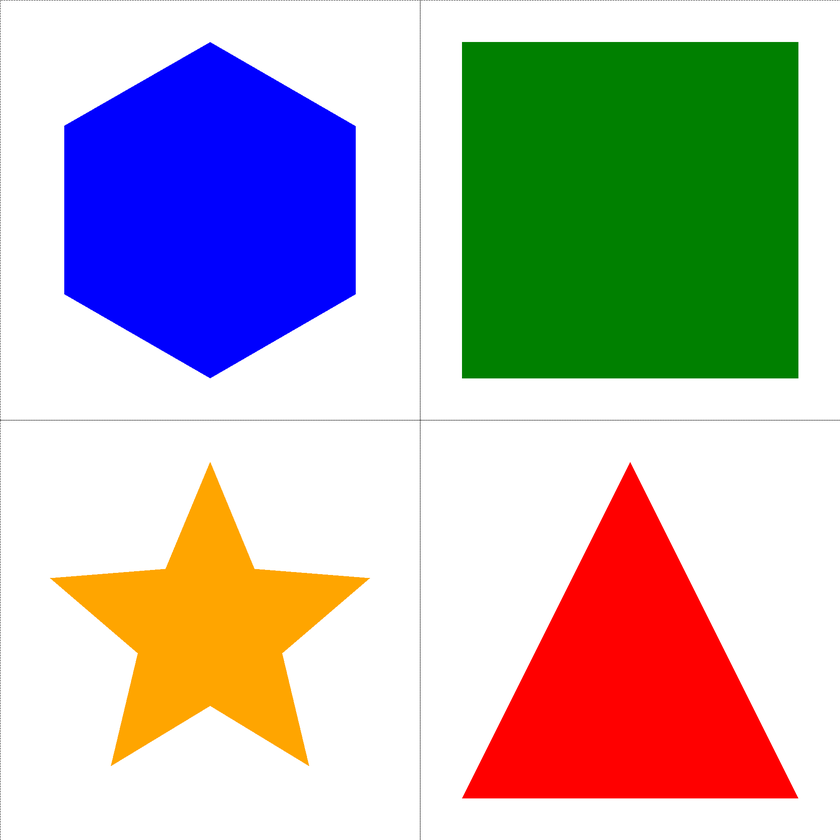
#> input picture data/security_system_patterns/all_patterns.png, 840 x 840 px, shrunk from 2000 x 2000 before the run; its folder holds only this picture in this run
$ python detect_polygon.py
#> lines starting #> are read from the running program, lines starting #| are printed output that depends on the picture; after the words box and inside, x2 and y2 are one past the last pixel; in counts of white or black regions, pixels touching at a corner belong together
### src/auxiliary.py
from typing import List
import imageio
import cv2
import numpy as np


def load_images(filenames: List) -> List:
    return [imageio.imread(filename) for filename in filenames]


def show_image(img) -> None:
    cv2.imshow("Image", img)
    cv2.waitKey()
    cv2.destroyAllWindows()


def write_image(img, filename="img.jpg") -> None:
    cv2.imwrite(filename, img)


# [6 lines left out: function get_chessboard_points, not called in this run]

### src/security_system/detect_polygon.py
import cv2
import os
import glob

# EXECUTE FROM /Proyecto_Final_CVI and use: python -m src.security_system.detect_polygon
try:
    from ..auxiliary import *
except:
    raise ImportError(
        "EXECUTE FROM /Proyecto_Final_CVI and use: python -m src.security_system.detect_polygon")

WORKDIR = os.getcwd()
patterns_path = "data/security_system_patterns/*.png"


path = os.path.join(WORKDIR, patterns_path)

gb_path = glob.glob(path)

imgs = load_images(gb_path)
#> imgs = 1 item

i = 0

img = imgs[i]
#> img is the input picture: shape (840, 840, 3); mean R, G, B 187.1, 182.4, 179.6

gray = cv2.cvtColor(img, cv2.COLOR_RGB2GRAY)
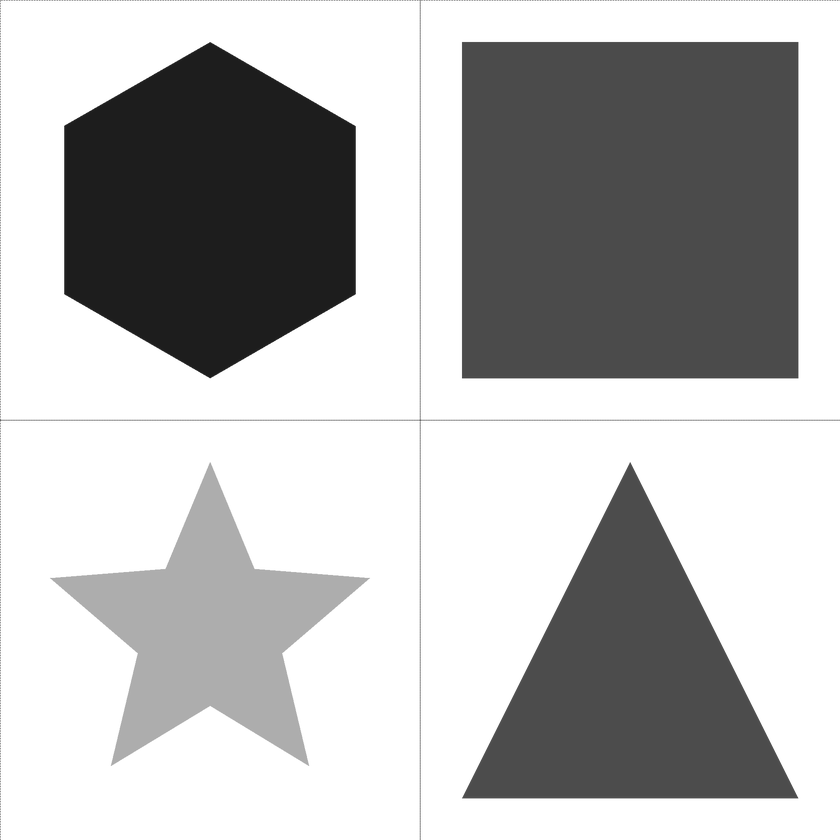
#> gray: shape (840, 840); min 29, max 255, mean 183.4

gray = cv2.GaussianBlur(gray, (5, 5), 1.4)

edges = cv2.Canny(gray, 50, 150)
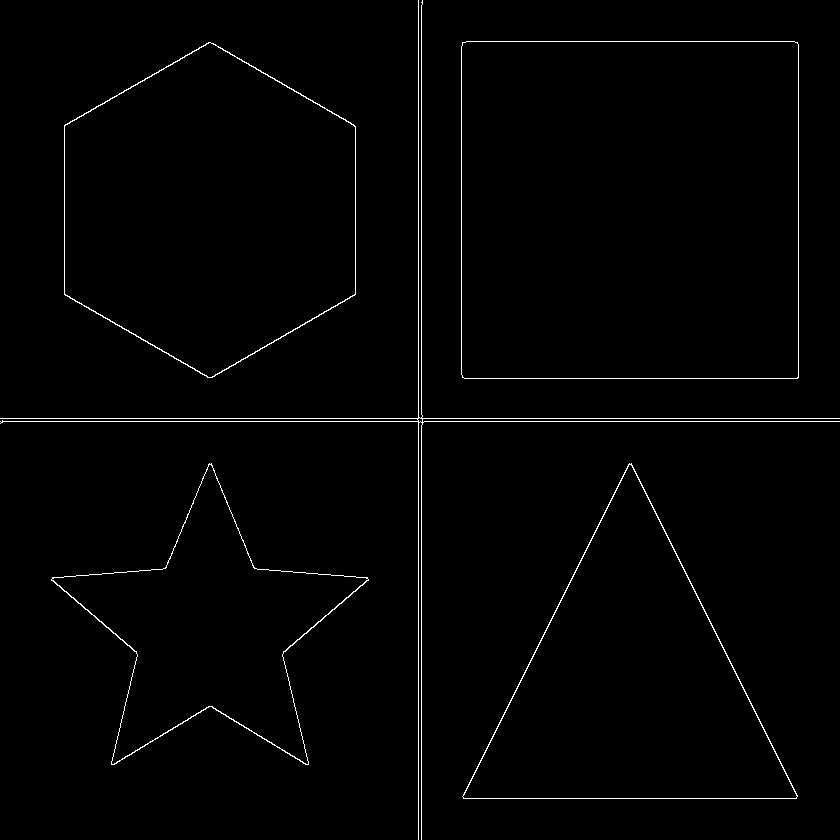
#> edges: shape (840, 840); 1.2% white in thin lines or dots

contours, _ = cv2.findContours(
    edges, cv2.RETR_EXTERNAL, cv2.CHAIN_APPROX_SIMPLE)
#> contours = 5 contours; box (x1, y1, x2, y2) and area: (461, 41, 799, 379) 113550, (64, 42, 356, 378) 73600, (462, 463, 798, 799) 56776, (51, 463, 369, 765) 37660, (0, 0, 840, 840) 26

for cnt in contours:
    if cv2.contourArea(cnt) < 500:
        continue

    epsilon = 0.02 * cv2.arcLength(cnt, True)
    approx = cv2.approxPolyDP(cnt, epsilon, True)

    cv2.drawContours(img, [approx], -1, (0, 255, 0), 2)

    for point in approx:
        x, y = point.ravel()
        cv2.circle(img, (x, y), 6, (0, 0, 255), -1)
#> this loop made 5 passes
#> (epsilon, approx) on passes 1, 4: (22.89, [[629, 463], [462, 796], [796, 798]]), (26.88, [[462, 42], [462, 377], [797, 378], [797, 42]])
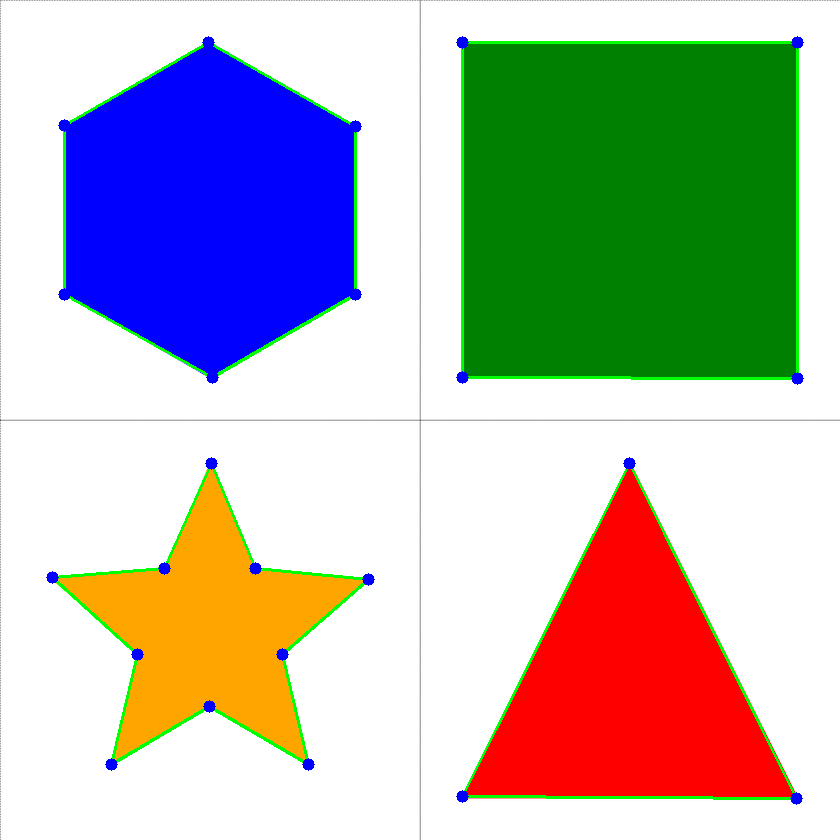
#> img: shape (840, 840, 3); 2.11% of pixels changed, all inside (x1, y1, x2, y2) = (46, 36, 804, 805)

show_image(edges)
show_image(img)

$ run again, on data/security_system_patterns/purple_pentagon.png
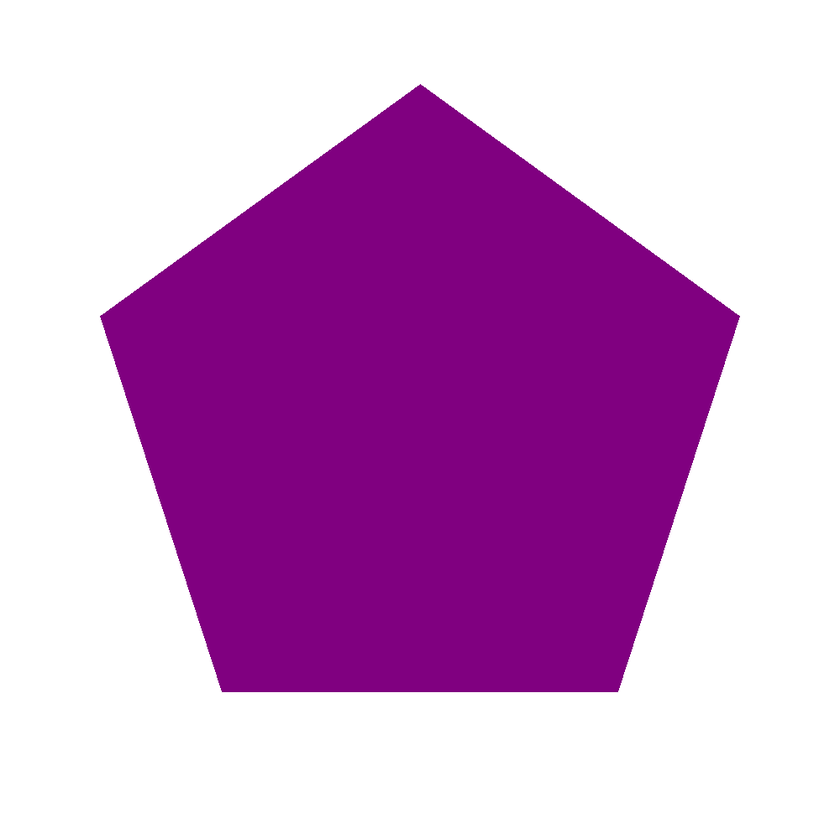
#> input picture data/security_system_patterns/purple_pentagon.png, 840 x 840 px, shrunk from 1000 x 1000 before the run
#> imgs = 1 item
#> img is the input picture: shape (840, 840, 3); mean R, G, B 206.5, 157.8, 206.5
#> `edges = cv2.Canny(gray, 50, 150)`:
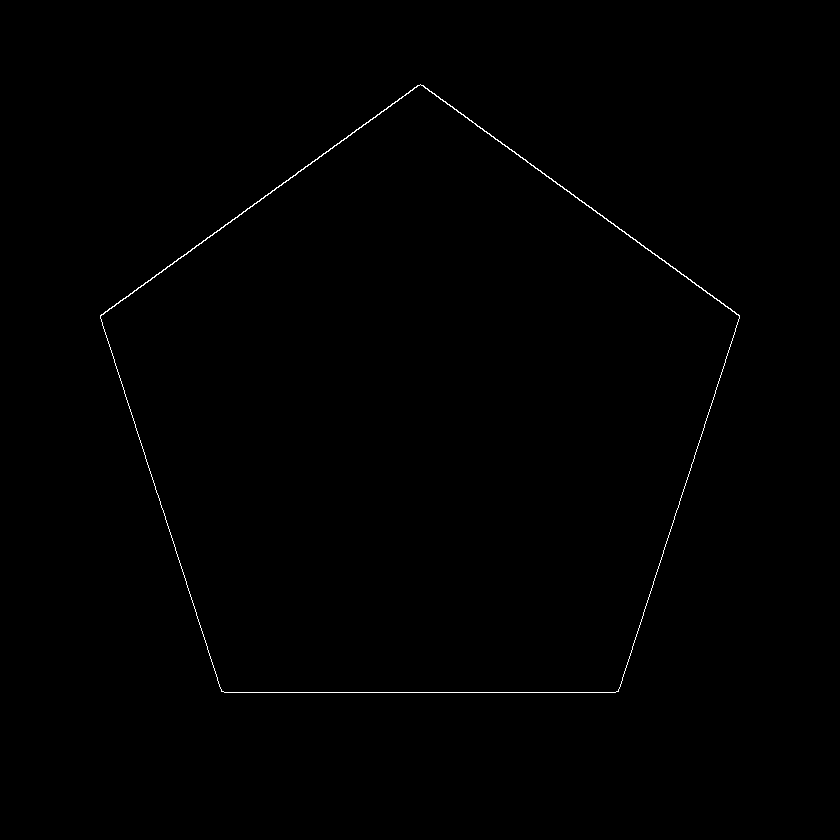
#> edges: shape (840, 840); 0.32% white in thin lines or dots, all inside (x1, y1, x2, y2) = (100, 84, 740, 693)
#> contours = 1 contour; box (x1, y1, x2, y2) and area: (100, 84, 740, 693) 269449
#> the loop `for cnt in contours:` made 1 pass
#> epsilon on pass 1: 41.61
#> after the loop `for cnt in contours:`:
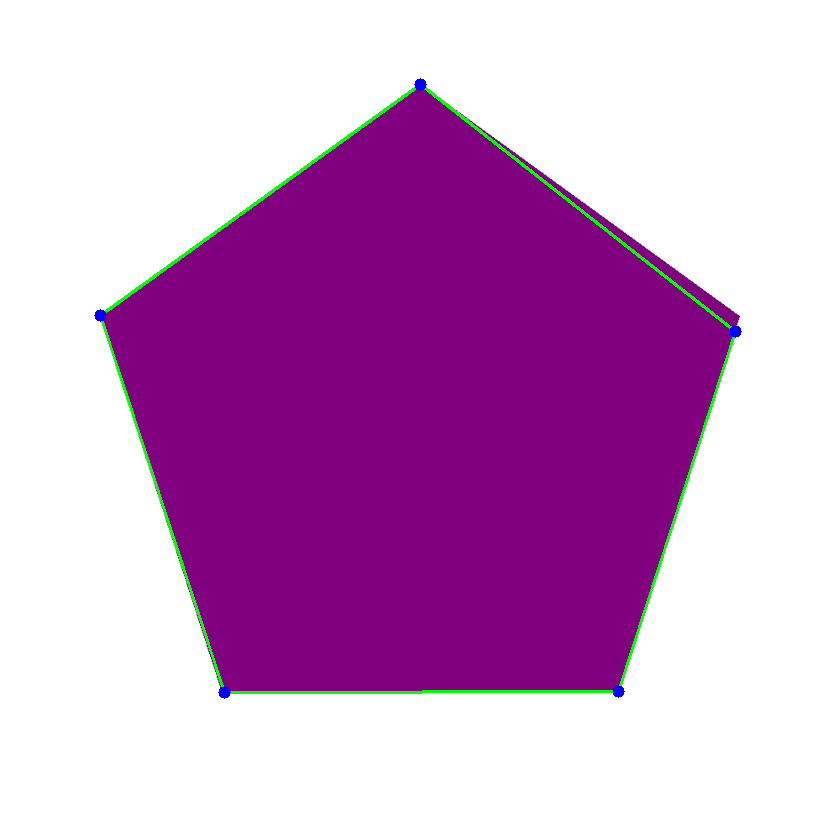
#> img: shape (840, 840, 3); 0.9% of pixels changed, all inside (x1, y1, x2, y2) = (94, 78, 742, 699)

$ run again, on data/security_system_patterns/red_triangle.png
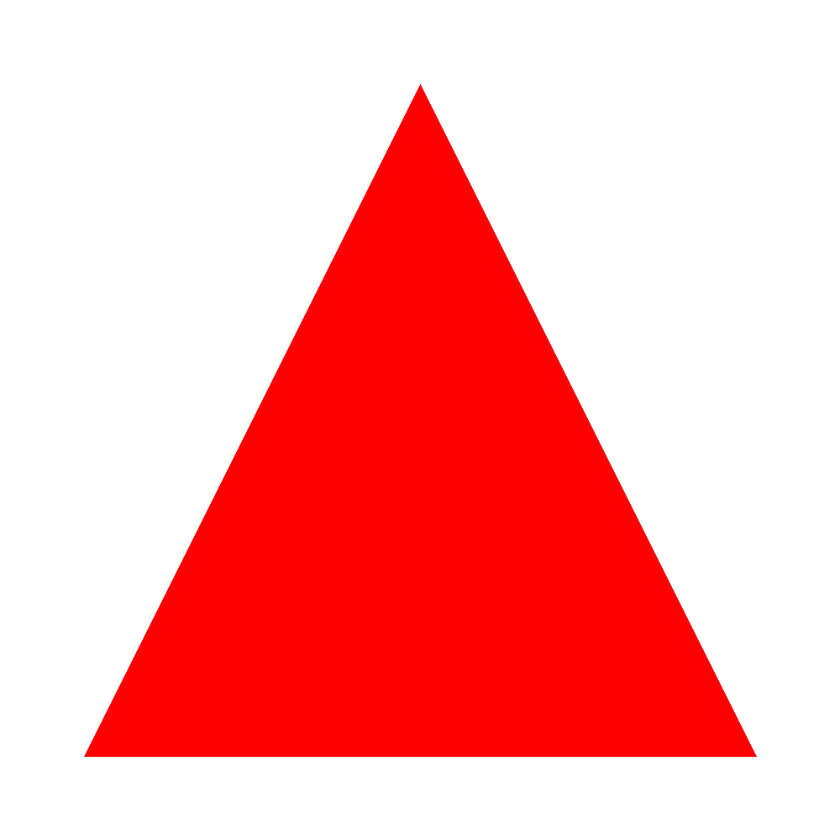
#> input picture data/security_system_patterns/red_triangle.png, 840 x 840 px, shrunk from 1000 x 1000 before the run
#> imgs = 1 item
#> img is the input picture: shape (840, 840, 3); mean R, G, B 255, 173.2, 173.2
#> `edges = cv2.Canny(gray, 50, 150)`:
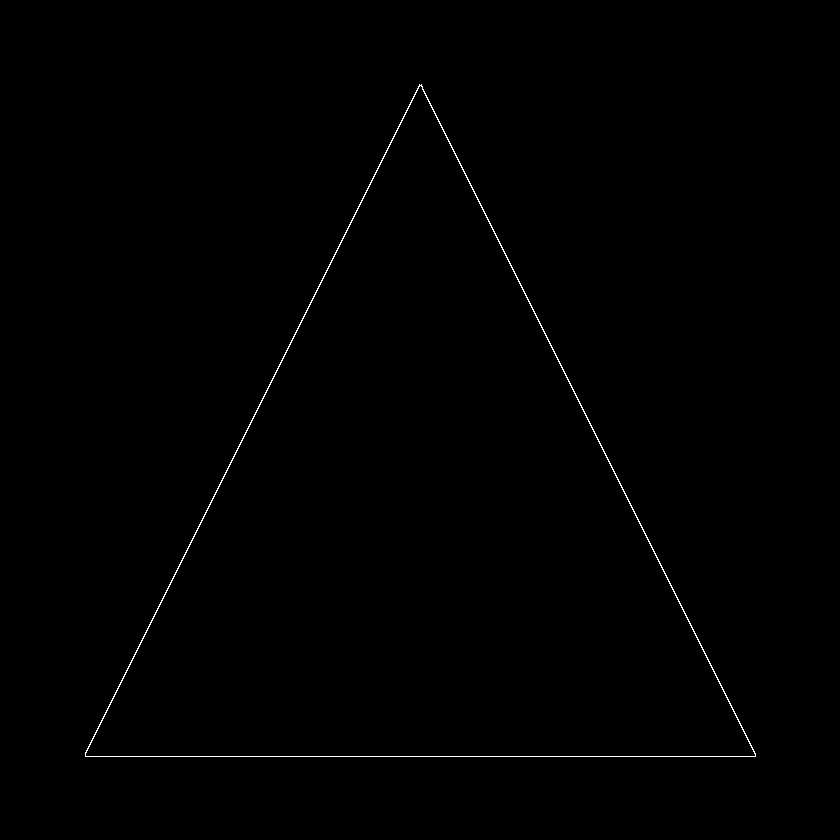
#> edges: shape (840, 840); 0.38% white in thin lines or dots, all inside (x1, y1, x2, y2) = (85, 84, 756, 757)
#> contours = 1 contour; box (x1, y1, x2, y2) and area: (85, 84, 756, 757) 226460
#> the loop `for cnt in contours:` made 1 pass
#> (epsilon, approx) on pass 1: (45.87, [[419, 84], [85, 756], [755, 756]])
#> after the loop `for cnt in contours:`:
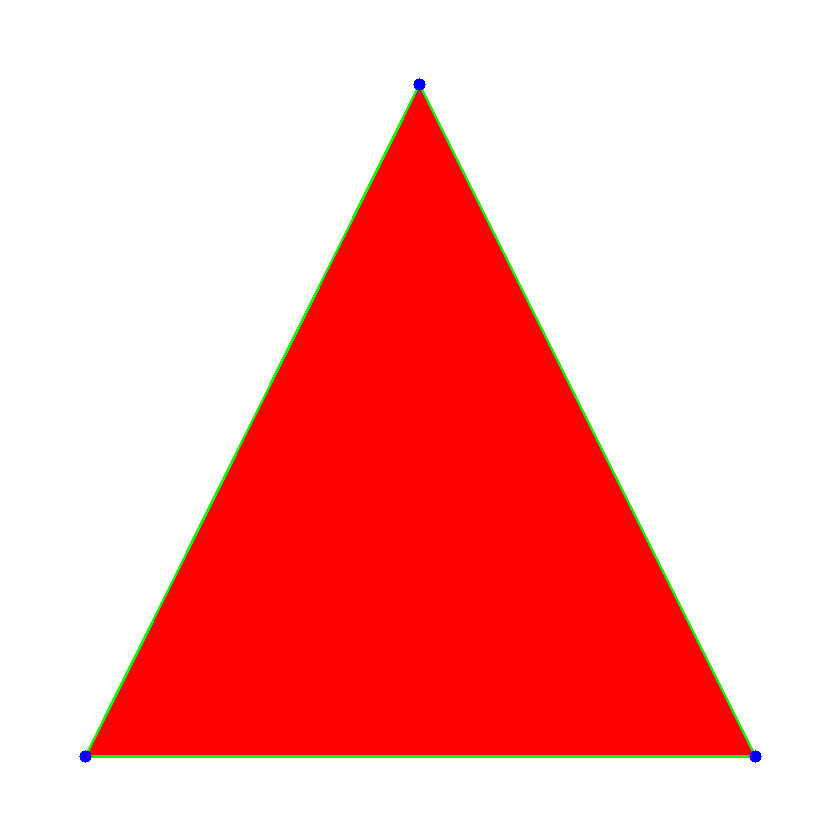
#> img: shape (840, 840, 3); 0.82% of pixels changed, all inside (x1, y1, x2, y2) = (79, 78, 762, 763)
